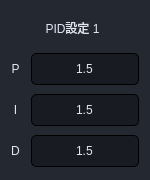
                     <widget class="QFrame" name="frame_74">
                      <property name="minimumSize">
                       <size>
                        <width>150</width>
                        <height>180</height>
                       </size>
                      </property>
                      <property name="maximumSize">
                       <size>
                        <width>150</width>
                        <height>180</height>
                       </size>
                      </property>
                      <property name="styleSheet">
                       <string notr="true">background-color: rgb(36, 40, 49);
border-radius: 5px;</string>
                      </property>
                      <property name="frameShape">
                       <enum>QFrame::StyledPanel</enum>
                      </property>
                      <property name="frameShadow">
                       <enum>QFrame::Raised</enum>
                      </property>
                      <layout class="QGridLayout" name="gridLayout_60">
                       <property name="topMargin">
                        <number>9</number>
                       </property>
                       <property name="bottomMargin">
                        <number>9</number>
                       </property>
                       <item row="3" column="1">
                        <widget class="QLineEdit" name="lineEdit_PID_1_D">
                         <property name="minimumSize">
                          <size>
                           <width>0</width>
                           <height>32</height>
                          </size>
                         </property>
                         <property name="maximumSize">
                          <size>
                           <width>16777215</width>
                           <height>16777215</height>
                          </size>
                         </property>
                         <property name="styleSheet">
                          <string notr="true">background-color: rgba(0, 0, 0,80);
color: rgb(225, 230, 241);
border-width: 1px;
border-style: solid;
border-radius: 5px;
padding-left:5px;
padding-right:5px;
font: 12px &quot;游ゴシック&quot;;
min-height:30;</string>
                         </property>
                         <property name="text">
                          <string>1.5</string>
                         </property>
                         <property name="alignment">
                          <set>Qt::AlignCenter</set>
                         </property>
                        </widget>
                       </item>
                       <item row="2" column="1">
                        <widget class="QLineEdit" name="lineEdit_PID_1_I">
                         <property name="minimumSize">
                          <size>
                           <width>0</width>
                           <height>32</height>
                          </size>
                         </property>
                         <property name="maximumSize">
                          <size>
                           <width>16777215</width>
                           <height>16777215</height>
                          </size>
                         </property>
                         <property name="styleSheet">
                          <string notr="true">background-color: rgba(0, 0, 0,80);
color: rgb(225, 230, 241);
border-width: 1px;
border-style: solid;
border-radius: 5px;
padding-left:5px;
padding-right:5px;
font: 12px &quot;游ゴシック&quot;;
min-height:30;</string>
                         </property>
                         <property name="text">
                          <string>1.5</string>
                         </property>
                         <property name="alignment">
                          <set>Qt::AlignCenter</set>
                         </property>
                        </widget>
                       </item>
                       <item row="0" column="0" colspan="2">
                        <widget class="QLabel" name="label_109">
                         <property name="minimumSize">
                          <size>
                           <width>0</width>
                           <height>32</height>
                          </size>
                         </property>
                         <property name="maximumSize">
                          <size>
                           <width>16777215</width>
                           <height>32</height>
                          </size>
                         </property>
                         <property name="styleSheet">
                          <string notr="true">font: 12px bold italic large &quot;游ゴシック&quot;;
color: rgb(225, 230, 241);
padding-right:5px;</string>
                         </property>
                         <property name="text">
                          <string>PID設定 1</string>
                         </property>
                         <property name="alignment">
                          <set>Qt::AlignCenter</set>
                         </property>
                        </widget>
                       </item>
                       <item row="2" column="0">
                        <widget class="QLabel" name="label_110">
                         <property name="minimumSize">
                          <size>
                           <width>0</width>
                           <height>32</height>
                          </size>
                         </property>
                         <property name="maximumSize">
                          <size>
                           <width>16777215</width>
                           <height>32</height>
                          </size>
                         </property>
                         <property name="styleSheet">
                          <string notr="true">font: 12px bold italic large &quot;游ゴシック&quot;;
color: rgb(225, 230, 241);
padding-right:5px;</string>
                         </property>
                         <property name="text">
                          <string>I</string>
                         </property>
                         <property name="alignment">
                          <set>Qt::AlignCenter</set>
                         </property>
                        </widget>
                       </item>
                       <item row="1" column="0">
                        <widget class="QLabel" name="label_111">
                         <property name="minimumSize">
                          <size>
                           <width>0</width>
                           <height>32</height>
                          </size>
                         </property>
                         <property name="maximumSize">
                          <size>
                           <width>16777215</width>
                           <height>32</height>
                          </size>
                         </property>
                         <property name="styleSheet">
                          <string notr="true">font: 12px bold italic large &quot;游ゴシック&quot;;
color: rgb(225, 230, 241);
padding-right:5px;</string>
                         </property>
                         <property name="text">
                          <string>P</string>
                         </property>
                         <property name="alignment">
                          <set>Qt::AlignCenter</set>
                         </property>
                        </widget>
                       </item>
                       <item row="3" column="0">
                        <widget class="QLabel" name="label_112">
                         <property name="minimumSize">
                          <size>
                           <width>0</width>
                           <height>32</height>
                          </size>
                         </property>
                         <property name="maximumSize">
                          <size>
                           <width>16777215</width>
                           <height>32</height>
                          </size>
                         </property>
                         <property name="styleSheet">
                          <string notr="true">font: 12px bold italic large &quot;游ゴシック&quot;;
color: rgb(225, 230, 241);
padding-right:5px;</string>
                         </property>
                         <property name="text">
                          <string>D</string>
                         </property>
                         <property name="alignment">
                          <set>Qt::AlignCenter</set>
                         </property>
                        </widget>
                       </item>
                       <item row="1" column="1">
                        <widget class="QLineEdit" name="lineEdit_PID_1_P">
                         <property name="minimumSize">
                          <size>
                           <width>0</width>
                           <height>32</height>
                          </size>
                         </property>
                         <property name="maximumSize">
                          <size>
                           <width>16777215</width>
                           <height>16777215</height>
                          </size>
                         </property>
                         <property name="styleSheet">
                          <string notr="true">background-color: rgba(0, 0, 0,80);
color: rgb(225, 230, 241);
border-width: 1px;
border-style: solid;
border-radius: 5px;
padding-left:5px;
padding-right:5px;
font: 12px &quot;游ゴシック&quot;;
min-height:30;</string>
                         </property>
                         <property name="text">
                          <string>1.5</string>
                         </property>
                         <property name="alignment">
                          <set>Qt::AlignCenter</set>
                         </property>
                        </widget>
                       </item>
                      </layout>
                     </widget>
